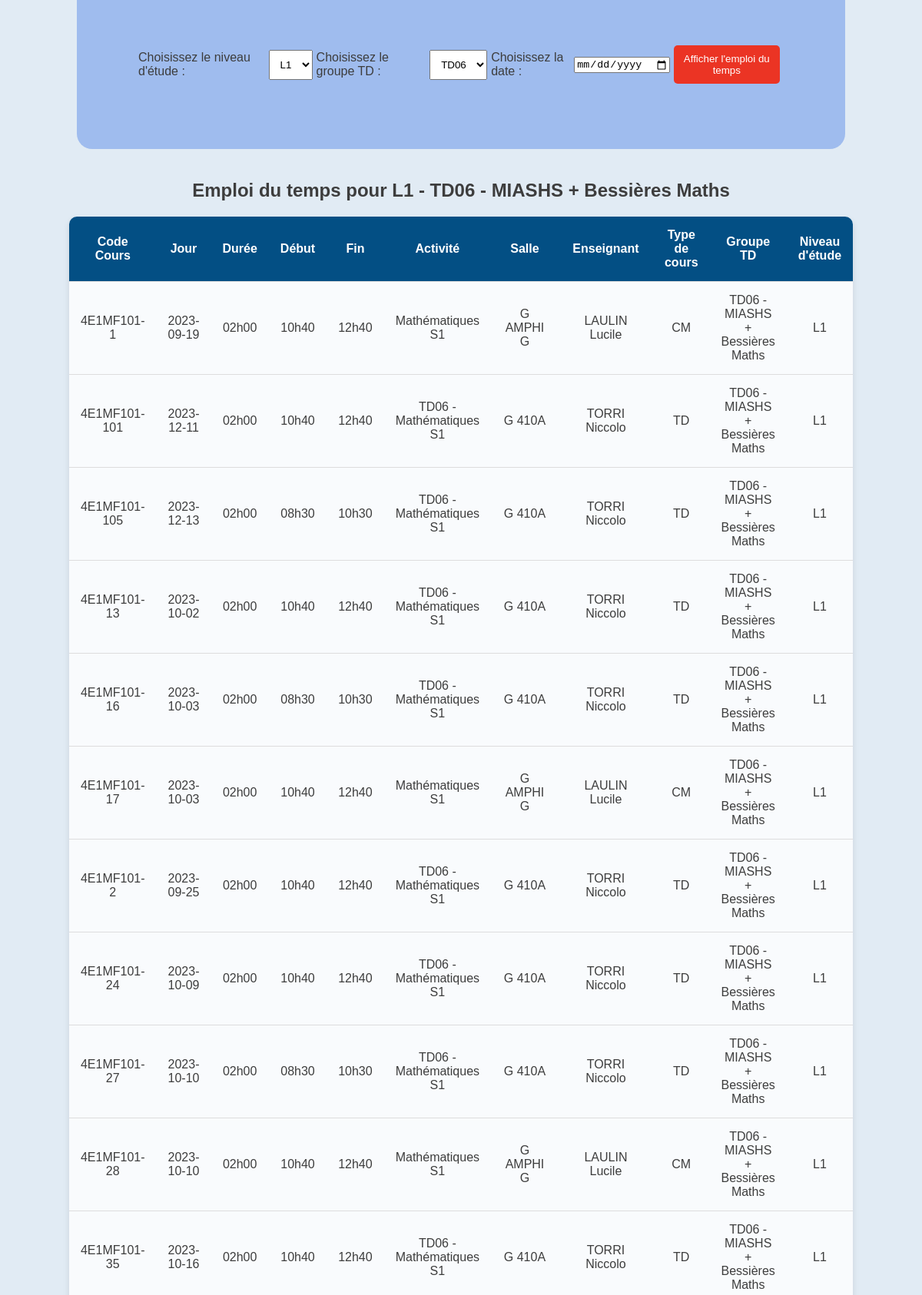
The app's page /emplois_du_temps/1 (upper part) with its own data.
### code_projet.py (models this page shows)
class GroupeTD(db.Model):
    __tablename__ = 'GroupeTD'
    ID_TD = db.Column(db.Integer, primary_key=True, autoincrement=True)
    Code_TD = db.Column(db.String(50), nullable=False)
    Nom_TD = db.Column(db.String(200), nullable=False)
    Niveau_etude = db.Column(db.String(10), nullable=False)

class Cours(db.Model):
    __tablename__ = 'Cours'
    Code_cours = db.Column(db.String(100), primary_key=True)
    date_jour = db.Column(db.Date, db.ForeignKey('jour.date_jour'), nullable=False)
    Duree = db.Column(db.String(10), nullable=False)
    Debut = db.Column(db.String(10), nullable=False)
    Fin = db.Column(db.String(10), nullable=False)
    Activite = db.Column(db.String(100), nullable=False)
    Type_cours = db.Column(db.String(50), nullable=False)
    Niveau_etude = db.Column(db.String(10), nullable=False)

class Salle(db.Model):
    __tablename__ = 'Salles'
    Nom_salle = db.Column(db.String(100), primary_key=True)
    Code_cours = db.Column(db.String(100), db.ForeignKey('cours.Code_cours'), primary_key=True)
    Batiment = db.Column(db.String(100), nullable=False)
    Capacite = db.Column(db.Integer, nullable=False)

class EnseignantCours(db.Model):
    __tablename__ = 'Enseignant_Cours'
    Enseignant_nom = db.Column(db.String(100), db.ForeignKey('utilisateur.Nom'), primary_key=True)
    Code_cours = db.Column(db.String(100), db.ForeignKey('cours.Code_cours'), primary_key=True)

### code_projet.py (the view, shortened to what this page needs)
@app.route('/emplois_du_temps/<int:id_td>', methods=['GET', 'POST'])
def emplois_du_temps(id_td):
    td_connecte = db.session.get(GroupeTD, id_td)
    niveaux_etude = ['L1', 'L2', 'L3']
    groupes_td = {
        niveau: GroupeTD.query.filter_by(Niveau_etude=niveau).all()
        for niveau in niveaux_etude
    }
    td_utilise = td_connecte
    niveau_etude_selectionne = td_connecte.Niveau_etude
    nom_td_selectionne = td_connecte.Nom_TD
    date_selectionnee = None
    cours_ids = CoursGroupeTD.query.filter_by(ID_TD=id_td).with_entities(CoursGroupeTD.Code_cours).all()
    cours_query = Cours.query.filter(Cours.Code_cours.in_([cid[0] for cid in cours_ids]))
    if date_selectionnee:
        cours_query = cours_query.filter(Cours.date_jour == date_selectionnee)
    cours = cours_query.all()
    cours_data = []
    for c in cours:
        salles = Salle.query.filter_by(Code_cours=c.Code_cours).with_entities(Salle.Nom_salle).all()
        enseignants = EnseignantCours.query.filter_by(Code_cours=c.Code_cours).with_entities(EnseignantCours.Enseignant_nom).all()
        cours_data.append({
            'Code_cours': c.Code_cours,
            'Jour': c.date_jour,
            'Duree': c.Duree,
            'Debut': c.Debut,
            'Fin': c.Fin,
            'Activite': c.Activite,
            'Type_cours': c.Type_cours,
            'Niveau_etude': c.Niveau_etude,
            'Salle': ", ".join([s[0] for s in salles]),
            'Enseignant': ", ".join([e[0] for e in enseignants]),
            'Nom_TD': td_utilise.Nom_TD
        })
    return render_template('emplois_du_temps.html',
                           cours_data=cours_data,
                           niveaux_etude=niveaux_etude,
                           groupes_td=groupes_td,
                           niveau_etude_selectionne=niveau_etude_selectionne,
                           groupe_td_selectionne=nom_td_selectionne,
                           date_selectionnee=date_selectionnee,
                           nom_td=td_utilise.Nom_TD,
                           groupe=td_utilise)

### templates/emplois_du_temps.html (shortened to what this page needs)
<!DOCTYPE html>
<html lang="fr">
<head>
    <link rel="stylesheet" type="text/css" href="{{ url_for('static', filename='style_etudiant.css') }}">
</head>
<body>
    <div id="cours-form">
        <form method="POST" style="display: flex; align-items: center;">
            <label for="niveau_etude">Choisissez le niveau d'étude :</label>
            <select id="niveau_etude" name="niveau_etude" onchange="this.form.submit()">
                {% for niveau in niveaux_etude %}
                    <option value="{{ niveau }}" {% if niveau == niveau_etude_selectionne %}selected{% endif %}>{{ niveau }}</option>
                {% endfor %}
            </select>
            <label for="groupe_td">Choisissez le groupe TD :</label>
            <select id="groupe_td" name="groupe_td">
                {% for groupe in groupes_td[niveau_etude_selectionne] %}
                    <option value="{{ groupe.Nom_TD }}" {% if groupe.Nom_TD == groupe_td_selectionne %}selected{% endif %}>
                        {{ groupe.Nom_TD }}
                    </option>
                {% endfor %}
            </select>
            <label for="date_selectionnee">Choisissez la date :</label>
            <input type="date" id="date_selectionnee" name="date_selectionnee" value="{{ date_selectionnee or '' }}">
            <button type="submit">Afficher l'emploi du temps</button>
        </form>
    </div>
    {% if cours_data %}
    <h2>Emploi du temps pour {{ groupe.Niveau_etude }} - {{ nom_td }}</h2>
    <table id="cours-table">
        <thead>
            <tr>
                <th>Code Cours</th>
                <th>Jour</th>
                <th>Durée</th>
                <th>Début</th>
                <th>Fin</th>
                <th>Activité</th>
                <th>Salle</th>
                <th>Enseignant</th>
                <th>Type de cours</th>
                <th>Groupe TD</th>
                <th>Niveau d'étude</th>
            </tr>
        </thead>
        <tbody>
            {% for cours in cours_data %}
            <tr>
                <td>{{ cours['Code_cours'] }}</td>
                <td>{{ cours['Jour'] }}</td>
                <td>{{ cours['Duree'] }}</td>
                <td>{{ cours['Debut'] }}</td>
                <td>{{ cours['Fin'] }}</td>
                <td>{{ cours['Activite'] }}</td>
                <td>{{ cours['Salle'] }}</td>
                <td>{{ cours['Enseignant'] }}</td>
                <td>{{ cours['Type_cours'] }}</td>
                <td>{{ cours['Nom_TD'] }}</td>
                <td>{{ cours['Niveau_etude'] }}</td>
            </tr>
            {% endfor %}
        </tbody>
    </table>
    {% endif %}
</body>
</html>

### static/style_etudiant.css (style rules this page uses)
body { background-color: #e1ebf4; color: #3d3d3d; font-family: 'Arial', sans-serif; margin: 0; padding: 0; display: flex; flex-direction: column; align-items: center; justify-content: center; min-height: 100vh; }
#cours-form { background-color: #9fbcee; padding: 80px; border-radius: 20px; width: 70%; margin-bottom: 20px; display: flex; align-items: center; justify-content: space-between; }
select, button { padding: 10px; margin: 5px; }
button { background-color: #eb3424; color: white; border: none; border-radius: 5px; cursor: pointer; }
#cours-table { background-color: rgba(255, 255, 255, 0.8); width: 80%; border-radius: 10px; overflow: hidden; box-shadow: 0 4px 8px rgba(0, 0, 0, 0.1); }
table { width: 100%; border-collapse: collapse; text-align: center; }
th, td { padding: 15px; border-bottom: 1px solid #ddd; }
th { background-color: #034f84; color: white; }

### records on screen
GroupeTD: niveau_etude "L1", groupe_td "TD06", Niveau_etude "L1", Nom_TD "TD06 - MIASHS + Bessières Maths", Nom_TD "TD06 - MIASHS + Bessières Maths" "TD06 - MIASHS + Bessières Maths" "TD06 - MIASHS + Bessières Maths" "TD06 - MIASHS + Bessières Maths" "TD06 - MIASHS + Bessières Maths" "TD06 - MIASHS + Bessières Maths" "TD06 - MIASHS + Bessières Maths" "TD06 - MIASHS + Bessières Maths" "TD06 - MIASHS + Bessières Maths" "TD06 - MIASHS + Bessières Maths" "TD06 - MIASHS + Bessières Maths"
Cours: Code_cours "4E1MF101-1", Jour "2023-09-19", Duree "02h00", Debut "10h40", Fin "12h40", Activite "Mathématiques S1", Type_cours "CM", Niveau_etude "L1"
Salle: Salle "G AMPHI G"
EnseignantCours: Enseignant "LAULIN Lucile"
Cours: Code_cours "4E1MF101-101", Jour "2023-12-11", Duree "02h00", Debut "10h40", Fin "12h40", Activite "TD06 - Mathématiques S1", Type_cours "TD", Niveau_etude "L1"
Salle: Salle "G 410A"
EnseignantCours: Enseignant "TORRI Niccolo"
Cours: Code_cours "4E1MF101-105", Jour "2023-12-13", Duree "02h00", Debut "08h30", Fin "10h30", Activite "TD06 - Mathématiques S1", Type_cours "TD", Niveau_etude "L1"
Salle: Salle "G 410A"
EnseignantCours: Enseignant "TORRI Niccolo"
Cours: Code_cours "4E1MF101-13", Jour "2023-10-02", Duree "02h00", Debut "10h40", Fin "12h40", Activite "TD06 - Mathématiques S1", Type_cours "TD", Niveau_etude "L1"
Salle: Salle "G 410A"
EnseignantCours: Enseignant "TORRI Niccolo"
Cours: Code_cours "4E1MF101-16", Jour "2023-10-03", Duree "02h00", Debut "08h30", Fin "10h30", Activite "TD06 - Mathématiques S1", Type_cours "TD", Niveau_etude "L1"
Salle: Salle "G 410A"
EnseignantCours: Enseignant "TORRI Niccolo"
Cours: Code_cours "4E1MF101-17", Jour "2023-10-03", Duree "02h00", Debut "10h40", Fin "12h40", Activite "Mathématiques S1", Type_cours "CM", Niveau_etude "L1"
Salle: Salle "G AMPHI G"
EnseignantCours: Enseignant "LAULIN Lucile"
Cours: Code_cours "4E1MF101-2", Jour "2023-09-25", Duree "02h00", Debut "10h40", Fin "12h40", Activite "TD06 - Mathématiques S1", Type_cours "TD", Niveau_etude "L1"
Salle: Salle "G 410A"
EnseignantCours: Enseignant "TORRI Niccolo"
Cours: Code_cours "4E1MF101-24", Jour "2023-10-09", Duree "02h00", Debut "10h40", Fin "12h40", Activite "TD06 - Mathématiques S1", Type_cours "TD", Niveau_etude "L1"
Salle: Salle "G 410A"
EnseignantCours: Enseignant "TORRI Niccolo"
Cours: Code_cours "4E1MF101-27", Jour "2023-10-10", Duree "02h00", Debut "08h30", Fin "10h30", Activite "TD06 - Mathématiques S1", Type_cours "TD", Niveau_etude "L1"
Salle: Salle "G 410A"
EnseignantCours: Enseignant "TORRI Niccolo"
Cours: Code_cours "4E1MF101-28", Jour "2023-10-10", Duree "02h00", Debut "10h40", Fin "12h40", Activite "Mathématiques S1", Type_cours "CM", Niveau_etude "L1"
Salle: Salle "G AMPHI G"
EnseignantCours: Enseignant "LAULIN Lucile"
Cours: Code_cours "4E1MF101-35", Jour "2023-10-16", Duree "02h00", Debut "10h40", Fin "12h40", Activite "TD06 - Mathématiques S1", Type_cours "TD", Niveau_etude "L1"
Salle: Salle "G 410A"
EnseignantCours: Enseignant "TORRI Niccolo"
